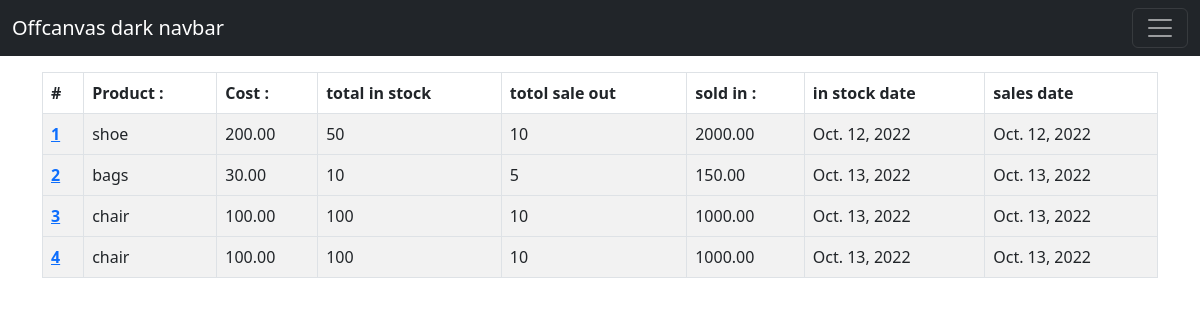
Before: / (signed in) with the older database file.
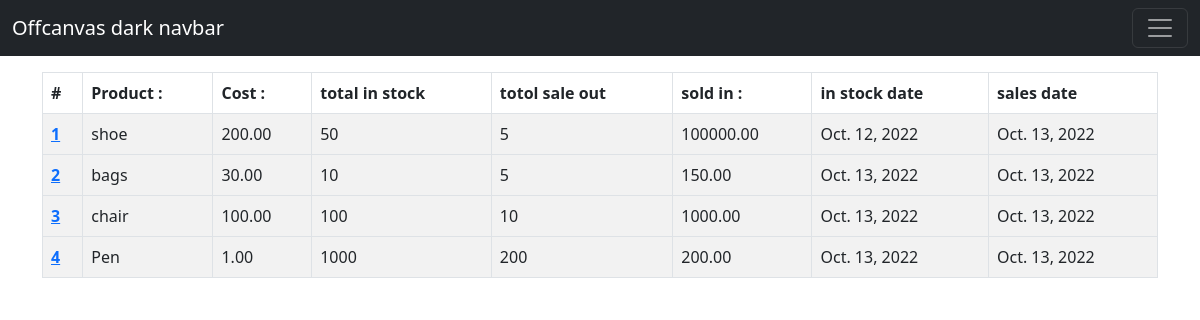
After: the same page with the newer database file.
### inve/models.py (models this page shows, shortened)
class Inventory(models.Model):
    name = models.CharField(max_length= 100, null= False, blank=False)
    cost_product = models.DecimalField(max_digits = 20, decimal_places = 2, null=False, blank=False)
    qty_in_stock = models.IntegerField(null=False, blank=False)
    qty_sold = models.IntegerField(null=False, blank=False)
    sales = models.DecimalField(max_digits = 20, decimal_places = 2, null=False, blank=False)
    stack_date = models.DateField(auto_now_add=True)
    last_sales_date = models.DateField(auto_now=True)

### inve/views.py (the view)
# urls.py: path('',views.index,name='index'),
@login_required
def index(request):
    inventorys = Inventory.objects.all()
    return render(request,'inve/index.html',{
        "inventorys":inventorys
    })

### inve/templates/inve/index.html (shortened to what this page needs)
{% extends "inve/layout.html" %}
{% block content %}
<div class="mt-5"  style="margin: top 30%;">
    <div class="container">
        <table class="table table-striped table-bordered table-hovet">
            <thead class="thead-dark">
                <tr>
                    <th scope='col'>#</th>
                    <th scope='col' >Product :</th>
                    <th scope='col'>Cost :</th>
                    <th scope='col'>total in stock</th>
                    <th scope='col'>totol sale out</th>
                    <th scope='col'>sold in :</th>
                    <th scope='col'>in stock date</th>
                    <th scope='col'>sales date </th>
                </tr>
            </thead>
            {% for inventory in inventorys %}
            <tbody>
                <tr style=" cursor: position; cursor: hand;" onclick="window.location = '{% url 'view_detail' inventory.id %} ' ">
                    <th scope="row" ><a href="{% url 'view_detail' inventory.id %}">{{ forloop.counter }}</a></th>
                    <td scope='row'>{{inventory.name}}</td>
                    <td scope='row'>{{inventory.cost_product}}</td>
                    <td scope='row'>{{inventory.qty_in_stock}}</td>
                    <td scope='row'>{{inventory.qty_sold}}</td>
                    <td scope='row'>{{inventory.sales}}</td>
                    <td scope='row'>{{inventory.stack_date}}</td>
                    <td scope='row'>{{inventory.last_sales_date}}</td>
                </tr>
            </tbody>
            {%endfor%}
        </table>
    </div>
</div>
{% endblock content %}

### inve/templates/inve/layout.html (shortened to what this page needs)
<!DOCTYPE html>
{% load static %}
<html lang="en">
<head>
    <link href="https://cdn.jsdelivr.net/npm/bootstrap@5.2.2/dist/css/bootstrap.min.css" rel="stylesheet">
</head>
<body>
    <nav class="navbar navbar-dark bg-dark fixed-top">
        <div class="container-fluid">
          <a class="navbar-brand" href="#">Offcanvas dark navbar</a>
          <button class="navbar-toggler" type="button" data-bs-toggle="offcanvas" data-bs-target="#offcanvasDarkNavbar" aria-controls="offcanvasDarkNavbar">
            <span class="navbar-toggler-icon"></span>
          </button>
        </div>
      </nav>
      <main>
        <div class="container-fluid">
            <div class="row">
                <div class="col-md-1"></div>
                {% block content %}
                {% endblock content %}
                </div>
            </div>
      </main>
</body>
</html>

Changed rows visible on the page:
removed Inventory: name "chair", cost_product "100.00", qty_in_stock "100", qty_sold "10", sales "1000.00", stack_date "Oct. 13, 2022", last_sales_date "Oct. 13, 2022"
changed Inventory "shoe": qty_sold "10" → "5"; sales "2000.00" → "100000.00"; last_sales_date "Oct. 12, 2022" → "Oct. 13, 2022"
added Inventory: name "Pen", cost_product "1.00", qty_in_stock "1000", qty_sold "200", sales "200.00", stack_date "Oct. 13, 2022", last_sales_date "Oct. 13, 2022"
